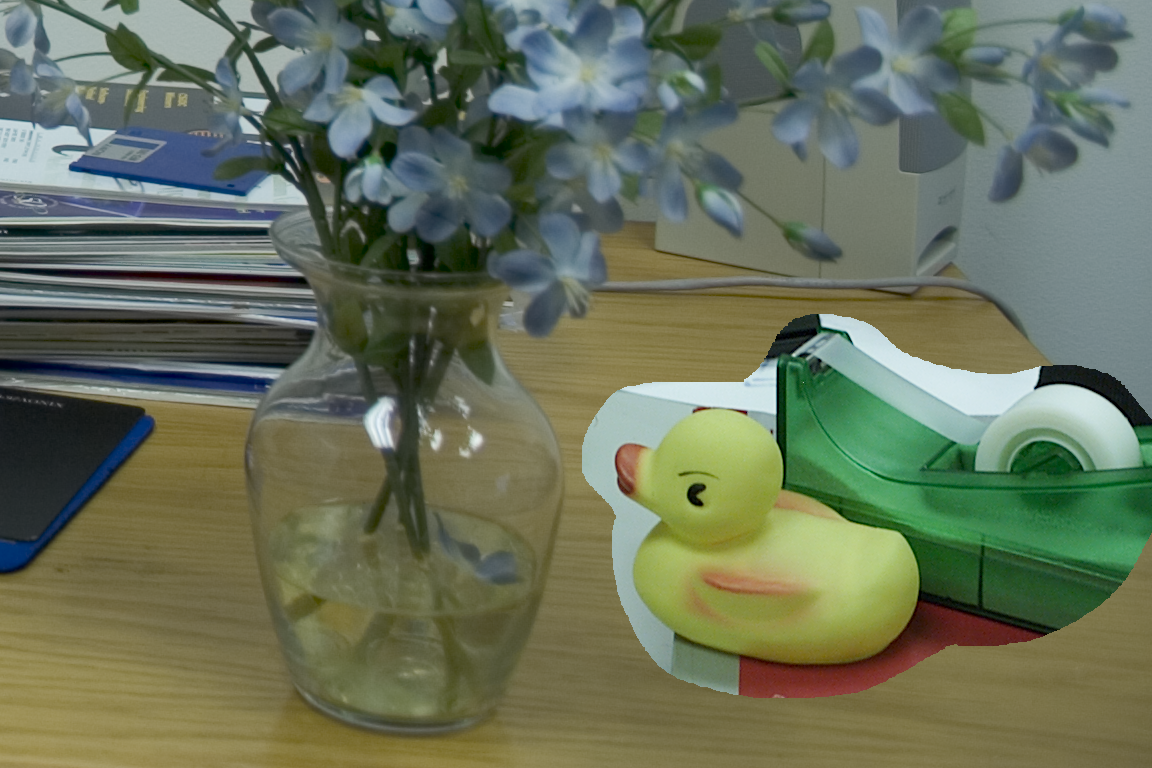
%> input picture 4cam_splc/3.tif, 1152 x 768 px
$ octave run.m   (GNU Octave 9; MATLAB toolbox functions it lacks are replaced by stand-ins)
%> lines starting %> are read from the running program, lines starting %| are printed output that depends on the picture; in (x1, y1, x2, y2) boxes, pixels count from 0 and x2, y2 are one past the last pixel; in counts of white or black regions, pixels touching at a corner belong together; the program's own positions count from 1
%> further down, im is the input picture: size 768x1152x3 uint8; mean R, G, B 104.5, 113.5, 90.6
%> `im = double(rgb2ycbcr(im));`: im: size 768x1152x3 double; mean of channels 1, 2, 3 108.9, 119.3, 125.7
### Transformer.m
function t = Transformer(im,filtersize)
%> called with filtersize = 4

    %take the one with most information
    im1=im(:,:,1);
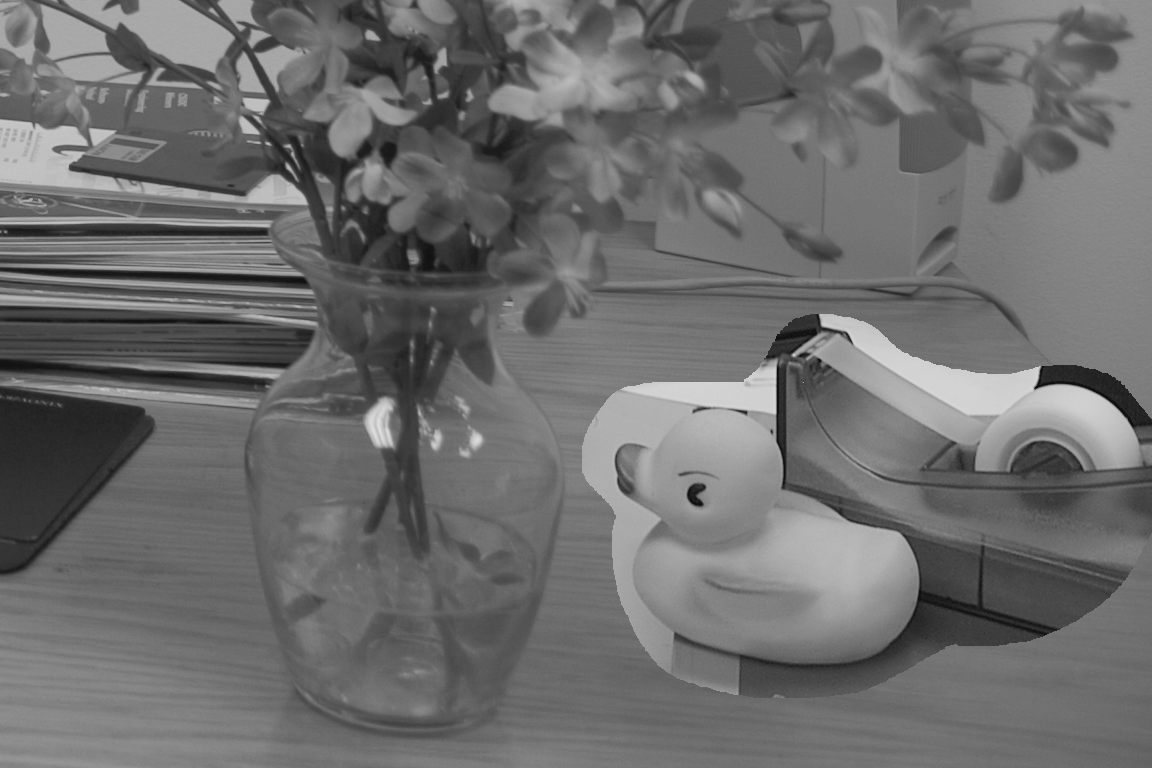
%> im1: size 768x1152 double; min 16, max 223, mean 108.9

    %smooth the image
    smo = ones(filtersize,filtersize);
    smo = smo/filtersize^2;
    im1 = conv2(im1,smo,'same');

    %Producing the matrices for DCT Transformation
    r=zeros(filtersize,1);
    c=zeros(1,filtersize);
    for a=1:filtersize
        r(a,1)=a-1;
        c(1,a)=a-1;
    end
    d=(pi*(2*r+1).*c)/(2*filtersize);
    d1=sqrt(2/filtersize)*cos(d);
    d1(:,1)=d1(:,1)/sqrt(2);
    m = zeros(filtersize,filtersize,filtersize*filtersize);
    for i=1:filtersize*filtersize
       m(:,:,i)=transpose(d1(:,1+((i-1-rem(i-1,filtersize))/filtersize))).*d1(:,1+rem(i-1,filtersize));
    end

    %Find the transformations
    siz=size(im1);
%> siz = [768 1152]
    t=zeros(siz(1),siz(2),filtersize*filtersize-1);
    for i=1:filtersize*filtersize-1
        t(:,:,i)=conv2(im1,m(:,:,i+1),'same');
    end

end

### Raw_moment.m
function [I] = Raw_moment(X,d)
%> called with d = 8
    [nrows,ncols,K] = size(X);
%> nrows = 768; ncols = 1152; K = 15

	if d >= min(nrows,ncols)
		error('window cant be bigger than the image');
		return
	end

	wind = 2*d+1;
	I = zeros(nrows+wind,ncols+wind,K');
	I(d+1:nrows+d,d+1:ncols+d,:) = X;

	% forming integral image
	I = cumsum(cumsum(I,1),2);
	% raw moment in terms of integral images
	I = I(wind:nrows+wind-1, wind:ncols+wind-1, :)-I(1:nrows, wind:ncols+wind-1, :)-I(wind:nrows+wind-1, 1:ncols, :)+I(1:nrows, 1:ncols, :);
	I = I/(wind*wind);

end

### logic.m
function sigmas = logic(im)


    filter_size = 4;
    block_radius = 8;

    chans = Transformer(im, filter_size);

    % equation 6 starts

    % raw moment arrays

    u1 = Raw_moment(chans,block_radius);
    u2 = Raw_moment(chans.^2,block_radius);
    u3 = Raw_moment(chans.^3,block_radius);
    u4 = Raw_moment(chans.^4,block_radius);

    % sigma_k and K_k for each pixel per channel
    sigmaksq = u2 - u1.^2;
    kks = (u4 - 4*u3.*u1 + 6*u2.*u1.^2 - 3*u1.^4)./(u2.^2 - 2*u2.*u1.^2 + u1.^4)-3;
    kks = max(0,kks);  % added to remove error (K_k should be +ve)

    % equation 6 ends

    % equation 4 starts
    a = mean(sqrt(kks),3);
    b = mean(1./sigmaksq,3);
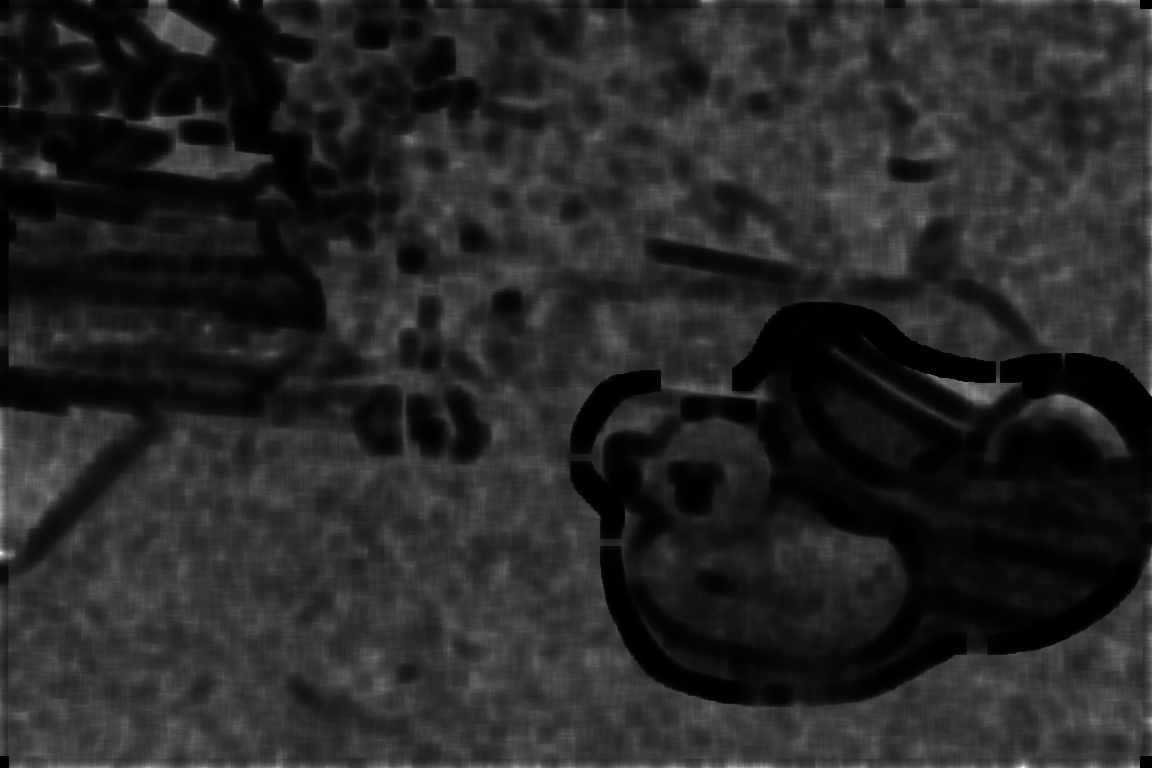
%> b: size 768x1152 double; min 0.985, max 2266.9, mean 347.9; drawn with min black and max white
    c = mean(1./sigmaksq.^2,3);
    d = mean(sqrt(kks)./sigmaksq,3);

    kurt = (a.*c - b.*d)./(c-b.*b);
    sigmas = (1 - a./kurt)./b;

    idx = kurt<a;
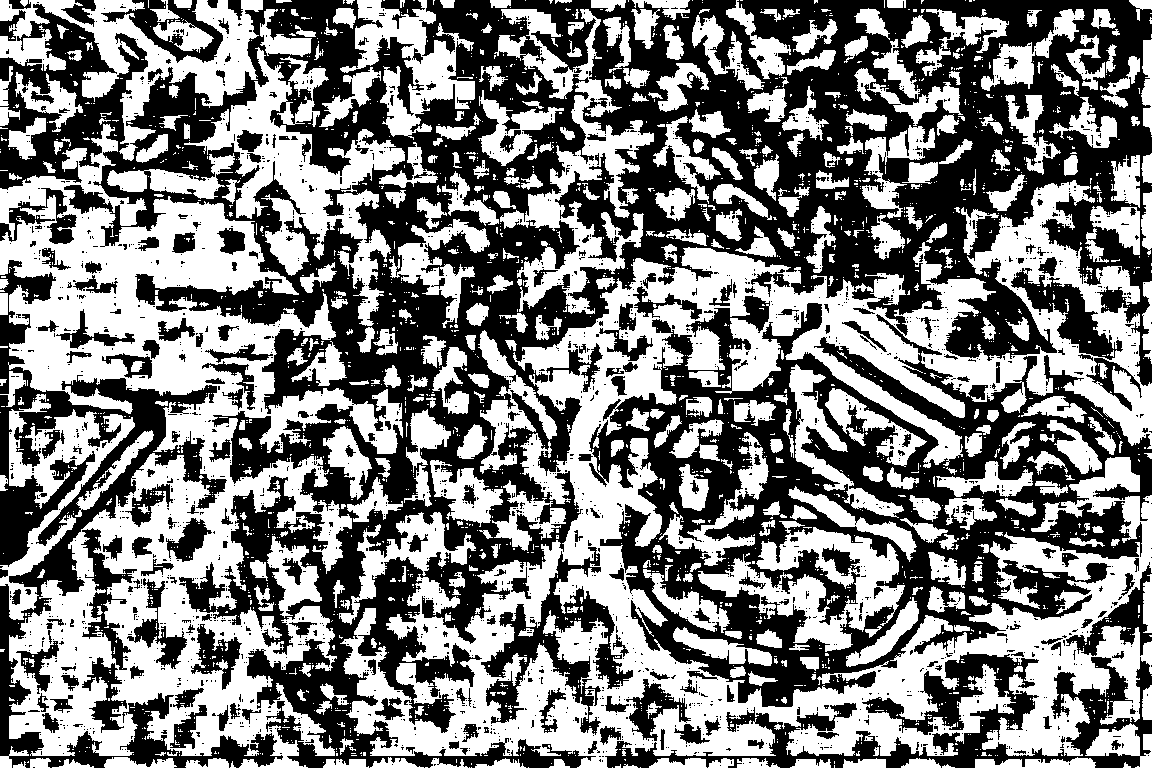
%> idx: size 768x1152 logical; 50.2% white; 2159 black regions (1933 under 20 px), largest, box (x1, y1, x2, y2) and area: (0, 0, 1152, 768) 254534, (589, 295, 1152, 707) 82998, (0, 260, 283, 768) 27352
    sigmas(idx) = 1./b(idx);
    idx = sigmas<0;
%> idx: size 768x1152 logical; every value is 0
    sigmas(idx) = 1./b(idx);


### run.m
clear;
clc;
close all;

name = '4cam_splc/3.tif';


im = imread(name);
% decolorize the image
im = double(rgb2ycbcr(im));
sigmas = logic(im);


idx1=sigmas>=0.05;
%> idx1: size 768x1152 logical; 3.3% white; 71 white regions (27 under 20 px), largest, box (x1, y1, x2, y2) and area: (785, 304, 920, 381) 3637, (605, 559, 738, 700) 2935, (1067, 355, 1152, 443) 2911
idx2=sigmas<0.05;
sigmas(idx1)=1;
%> sigmas: size 768x1152 double; 0.06% of the values are NaN or infinite; the others: min 5.46e-10, max 1, mean 0.0362
sigmas(idx2)=0;

% [6 lines of commented-out code are left out]


se = strel('square',16);
sigmas1 = imdilate(sigmas,se);
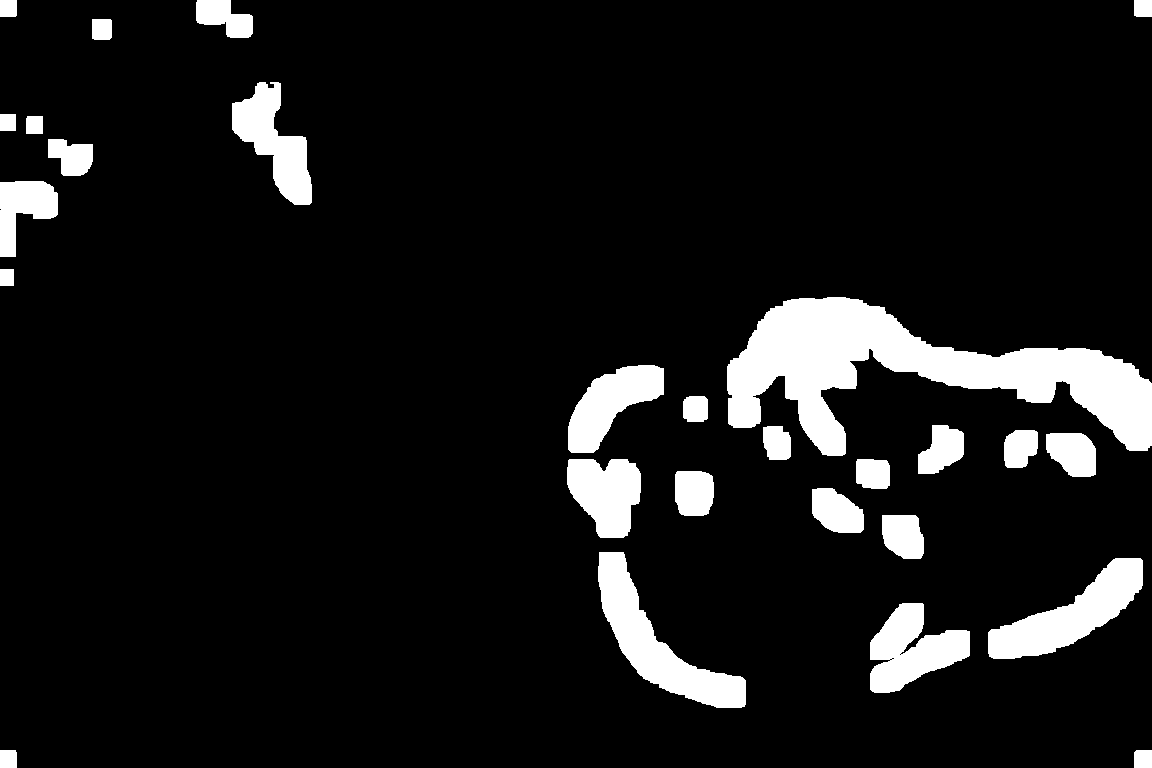
%> sigmas1: size 768x1152 double; 0.06% of the values are NaN or infinite; the others: min 0, max 1, mean 0.0909; drawn with min black, max white, NaN and infinite black
figure(1);
imshow(sigmas1);
